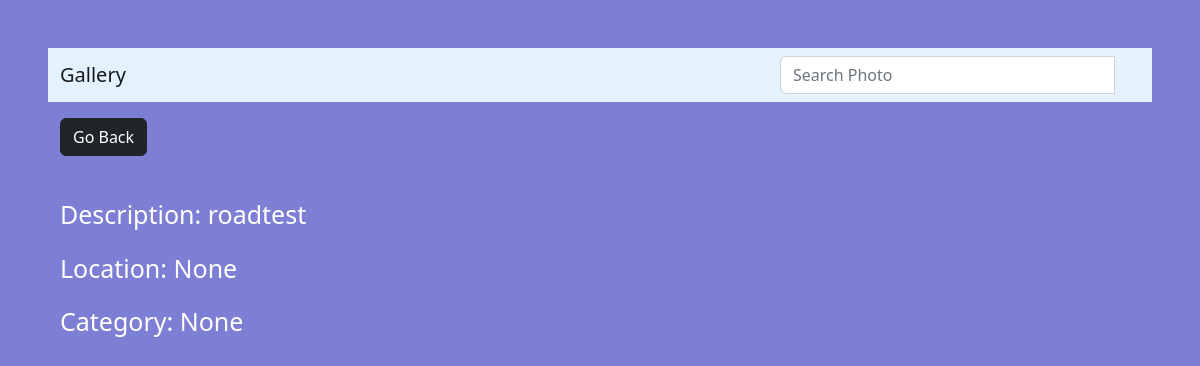
Page /photo/1/ on the earlier database version.
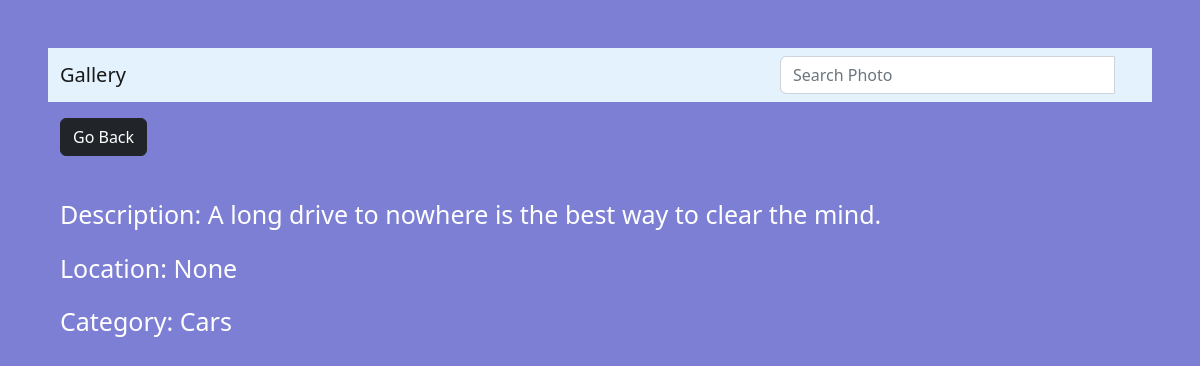
Same page on the later database version.
### photos/models.py (models this page shows, shortened)
class Photo(models.Model):
   category= models.ForeignKey(Category, on_delete=models.SET_NULL, null=True, blank=True)
   location = models.ForeignKey(Location, on_delete=models.SET_NULL, null=True, blank=True)
   image= models.ImageField(null=False, blank=False)
   description = models.TextField()

class Category(models.Model):
    name= models.CharField(max_length=100,null=False, blank=False)
    def __str__(self):
        return self.name

### photos/views.py (the view)
# urls.py: path('photo/<str:pk>/',views.viewPhoto, name='photo'),
def viewPhoto(request, pk):
    photos = Photo.objects.get(id=pk)
    return render(request, 'photos/photo.html',{'photo':photos})

### photos/templates/photos/photo.html (shortened to what this page needs)
{% extends 'base.html' %}
{% block content%}
{%load static%}
<!DOCTYPE html>
<html lang="en">
<head>
    <link rel=”stylesheet” href="../../../static/css/photo.css">
<link href="https://cdn.jsdelivr.net/npm/bootstrap@5.2.0-beta1/dist/css/bootstrap.min.css" rel="stylesheet">
</head>
<body class="m-5">
    <div class="container">
        <div class="row justify-content-center">
            <div class="col-">
                <a href="{% url 'gallery' %}"class="btn btn-dark my-3">Go Back</a>
                <div class="content_img">
                    <div style="height:90vh;">
                        <div id="mn" class="description">
                        <p >Description: {{photo.description}} </p>
                        <p>Location: {{photo.location}}</p>
                        <p>Category: {{photo.category}}</p>
                        </div>
                    </div>
                </div>
            </div>
        </div>
    </div>
{%endblock%}

Differences in the rows shown:
changed Photo "None": description "roadtest" → "A long drive to nowhere is the best way to clear the mind."; category "None" → "Cars"
